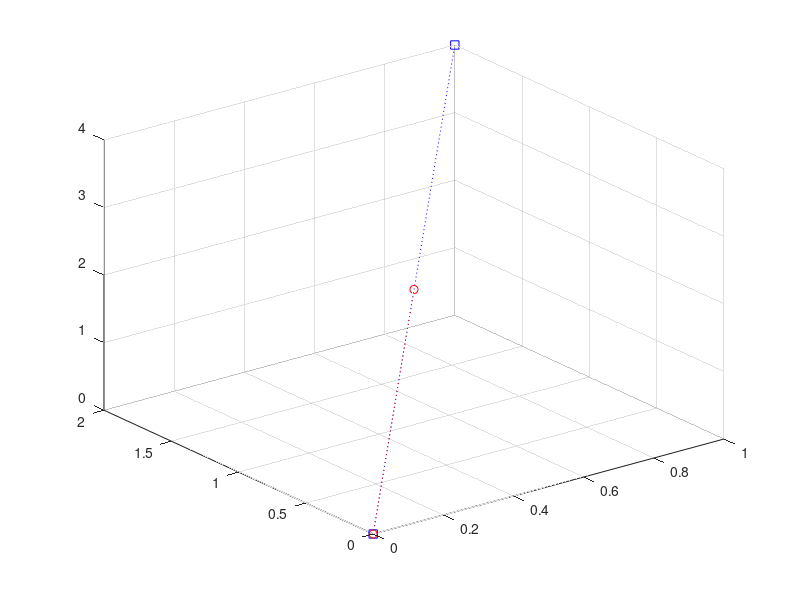

MATLAB code to generate this figure: (Note: this script raises an error after producing the figure.)
%% Script: Matrix Nullity
%
% Author: Elia Matsumoto
%
% Contact: elia.matsumoto@fgv.br
% 
%% Reset Environemnt
rng('shuffle'); % Random seed
close all       % Close all figure
clear           % Clear workspace
clc             % Clear command window
M = [1 2 4; 1/2 1 2];

%%
plot3([0 M(1,1)], [0 M(1,2)], [0 M(1,3)],'b:s')
grid
hold
%%
plot3([0 M(2,1)], [0 M(2,2)], [0 M(2,3)],'r:o')
%% Repositionting
ha = gca;
ha.CameraPosition = [-4 -30 30];
ha.XLim = [-4 4];
ha.YLim = [-4 4];
ha.ZLim = [-4 4];

%% Null space
% z = -x/4 - y/2
x = -2:0.2:2;
y = -2:0.2:2;
[mx,my] = meshgrid(x,y);
mz = (-1/4)*mx + (-1/2)*my;
mesh(mx,my,mz)
title('$Null space (x + 2y + 4z = 0) \perp Vector (1, 2, 4)$','Interpreter','latex')

%% Repositioning camera
mesh(mx,my,mz)
title('$Null space (x + 2y + 4z = 0) \perp Vector (1, 2, 4)$','Interpreter','latex')
ha = gca;
ha.CameraPosition = [60 -30 0];